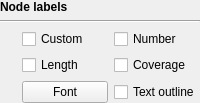
         <widget class="QWidget" name="nodeLabelsWidget" native="true">
          <property name="enabled">
           <bool>true</bool>
          </property>
          <layout class="QVBoxLayout" name="verticalLayout_7">
           <property name="leftMargin">
            <number>0</number>
           </property>
           <property name="topMargin">
            <number>0</number>
           </property>
           <property name="rightMargin">
            <number>0</number>
           </property>
           <property name="bottomMargin">
            <number>0</number>
           </property>
           <item>
            <widget class="QLabel" name="nodeLabelsG">
             <property name="font">
              <font>
               <weight>75</weight>
               <bold>true</bold>
              </font>
             </property>
             <property name="text">
              <string>Node labels</string>
             </property>
            </widget>
           </item>
           <item>
            <widget class="Line" name="line_6">
             <property name="orientation">
              <enum>Qt::Horizontal</enum>
             </property>
            </widget>
           </item>
           <item>
            <widget class="QWidget" name="widget_8" native="true">
             <layout class="QGridLayout" name="gridLayout_9">
              <property name="leftMargin">
               <number>0</number>
              </property>
              <property name="topMargin">
               <number>0</number>
              </property>
              <property name="rightMargin">
               <number>0</number>
              </property>
              <property name="bottomMargin">
               <number>0</number>
              </property>
              <item row="1" column="1">
               <widget class="QCheckBox" name="nodeCustomLabelsCheckBox">
                <property name="text">
                 <string>Custom</string>
                </property>
               </widget>
              </item>
              <item row="1" column="2">
               <widget class="QCheckBox" name="nodeNumbersCheckBox">
                <property name="text">
                 <string>Number</string>
                </property>
               </widget>
              </item>
              <item row="2" column="1">
               <widget class="QCheckBox" name="nodeLengthsCheckBox">
                <property name="text">
                 <string>Length</string>
                </property>
               </widget>
              </item>
              <item row="2" column="2">
               <widget class="QCheckBox" name="nodeCoveragesCheckBox">
                <property name="text">
                 <string>Coverage</string>
                </property>
               </widget>
              </item>
              <item row="1" column="0">
               <widget class="InfoTextWidget" name="nodeLabelsInfoText" native="true">
                <property name="sizePolicy">
                 <sizepolicy hsizetype="Fixed" vsizetype="Fixed">
                  <horstretch>0</horstretch>
                  <verstretch>0</verstretch>
                 </sizepolicy>
                </property>
                <property name="minimumSize">
                 <size>
                  <width>16</width>
                  <height>16</height>
                 </size>
                </property>
               </widget>
              </item>
             </layout>
            </widget>
           </item>
           <item>
            <widget class="QWidget" name="widget_6" native="true">
             <layout class="QHBoxLayout" name="horizontalLayout_7">
              <property name="leftMargin">
               <number>0</number>
              </property>
              <property name="topMargin">
               <number>0</number>
              </property>
              <property name="rightMargin">
               <number>0</number>
              </property>
              <property name="bottomMargin">
               <number>0</number>
              </property>
              <item>
               <widget class="InfoTextWidget" name="nodeFontInfoText" native="true">
                <property name="sizePolicy">
                 <sizepolicy hsizetype="Fixed" vsizetype="Fixed">
                  <horstretch>0</horstretch>
                  <verstretch>0</verstretch>
                 </sizepolicy>
                </property>
                <property name="minimumSize">
                 <size>
                  <width>16</width>
                  <height>16</height>
                 </size>
                </property>
               </widget>
              </item>
              <item>
               <widget class="QPushButton" name="fontButton">
                <property name="text">
                 <string>Font</string>
                </property>
               </widget>
              </item>
              <item>
               <widget class="QCheckBox" name="textOutlineCheckBox">
                <property name="text">
                 <string>Text outline</string>
                </property>
               </widget>
              </item>
             </layout>
            </widget>
           </item>
          </layout>
         </widget>
